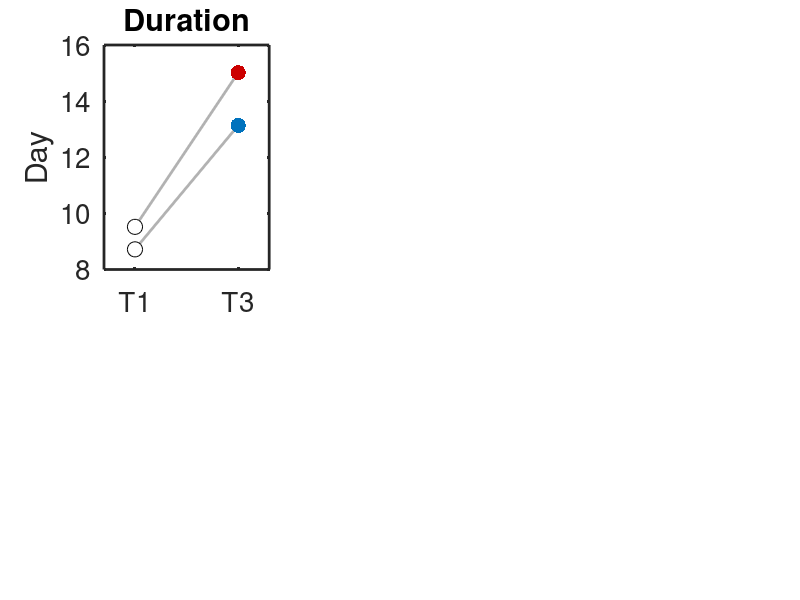

MATLAB code to generate this figure: (Note: this script raises an error after producing the figure.)
%==========================================================================
% Function: main_Figure_8CD
% Purpose: Generate paired line plots for Figure 8C and 8D
%          8C: Duration of neutropenia; 8D: Nadir ANC value
%          Paired comparison between T1 and T3 for Severe / Mild groups
% Input:  None
% Output: None
%==========================================================================
function main_Figure_8CD(outputDir)

    % Handle input arguments for output directory
    if nargin < 1
        outputDir = 'Figure';
    end

    load('Data_AB/Durations.mat')
    load('Data_AB/Nadir.mat')
    
    %% Group definition
    rows_group1 = [1,2,3,5,7,8,12,13,19,22,24,25,30];  % Severe
    all_rows    = 1:30;
    rows_group2 = setdiff(all_rows, rows_group1);        % Moderate

    % Raw data [T1, T3]
    dur1_severe   = durations(rows_group1, 1);   % 13x1
    dur1_moderate = durations(rows_group2, 1);   % 17x1
    dur3_severe   = durations(rows_group1, 3);
    dur3_moderate = durations(rows_group2, 3);
    
    % ----average---
    mean1_severe   = mean(dur1_severe,   'omitnan');   % scalar
    mean1_moderate = mean(dur1_moderate, 'omitnan');   % scalar
    mean3_severe   = mean(dur3_severe,   'omitnan');   % scalar
    mean3_moderate = mean(dur3_moderate, 'omitnan');   % scalar

    % ---- Extract period 1 ----
    nadir1_severe   = nadir(rows_group1, 1);   % 13x1
    nadir1_moderate = nadir(rows_group2, 1);   % 17x1
    % ---- Extract period 3 ----
    nadir3_severe   = nadir(rows_group1, 3);   % 13x1
    nadir3_moderate = nadir(rows_group2, 3);   % 17x1

    % ---- average ----
    meanN1_severe   = mean(nadir1_severe,   'omitnan');   % scalar
    meanN1_moderate = mean(nadir1_moderate, 'omitnan');   % scalar
    meanN3_severe   = mean(nadir3_severe,   'omitnan');   % scalar
    meanN3_moderate = mean(nadir3_moderate, 'omitnan');   % scalar

    data = [
        mean1_severe	mean3_severe       % duration-Severe
        mean1_moderate	mean3_moderate     % duration-Mild
        meanN1_severe   meanN3_severe      % nadir-Severe
        meanN1_moderate meanN3_moderate    % nadir-Mild
    ];

    % Index grouping
    group1 = 1:2;   % Duration (for 8C)
    group2 = 3:4;   % Nadir ANC (for 8D)

    % Create figure window
    fig = figure('Color','white','Position',[50 50 1500 1000]);

    %% Subplot 8C: Duration
    subplot(4,3,[1,4]);
    hold on;
    for i = group1
        plot([1,2], [data(i,1), data(i,2)], 'Color',[0.7 0.7 0.7],'LineWidth',2);
        scatter(1, data(i,1), 120, 'w','filled','MarkerEdgeColor','k'); % T1 white fill, black edge
        if i == group1(1)
            scatter(2, data(i,2), 120, [0.8 0 0], 'filled');   % first: red
        else
            scatter(2, data(i,2), 120, [0 0.4470 0.7410], 'filled');   % second: blue
        end
    end
    title('Duration','FontSize',14);
    xticks([1 2]);
    xticklabels({'T1','T3'});
    xlim([0.7, 2.3]);
    ylim([8,16]);
    ylabel('Day','FontSize',12);
    grid off;
    set(gca,'FontSize',20);
    set(gca, 'LineWidth', 2);
    box on;
    ax = gca;
    ax.TickLength = [0.02, 0.01];
    hold off;

    %% Subplot 8D: Nadir
    subplot(4,3,[2,5]);
    hold on;
    for i = group2
        plot([1,2], [data(i,1), data(i,2)], 'Color',[0.7 0.7 0.7],'LineWidth',2);
        scatter(1, data(i,1), 120, 'w','filled','MarkerEdgeColor','k');
        if i == group2(1)
            scatter(2, data(i,2), 120, [0.8 0 0], 'filled');   % first: red
        else
            scatter(2, data(i,2), 120, [0 0.4470 0.7410], 'filled');   % second: blue
        end
    end
    title('Nadir','FontSize',14);
    xticks([1 2]);
    xticklabels({'T1','T3'});
    xlim([0.7, 2.3]);
    ylim([0.2,0.5]);
    ylabel('ANC','FontSize',12);
    grid off;
    set(gca,'FontSize',20);
    set(gca, 'LineWidth', 2);
    box on;
    ax = gca;
    ax.TickLength = [0.02, 0.01];
    hold off;

    % -------- Save Figure --------
    if ~isempty(outputDir)
        if ~exist(outputDir, 'dir')
            mkdir(outputDir);
        end
        outFile = fullfile(outputDir, 'Figure_8CD.png');
        exportgraphics(fig, outFile, 'Resolution', 300);
        fprintf('Saved: %s\n', outFile);
    end

end
